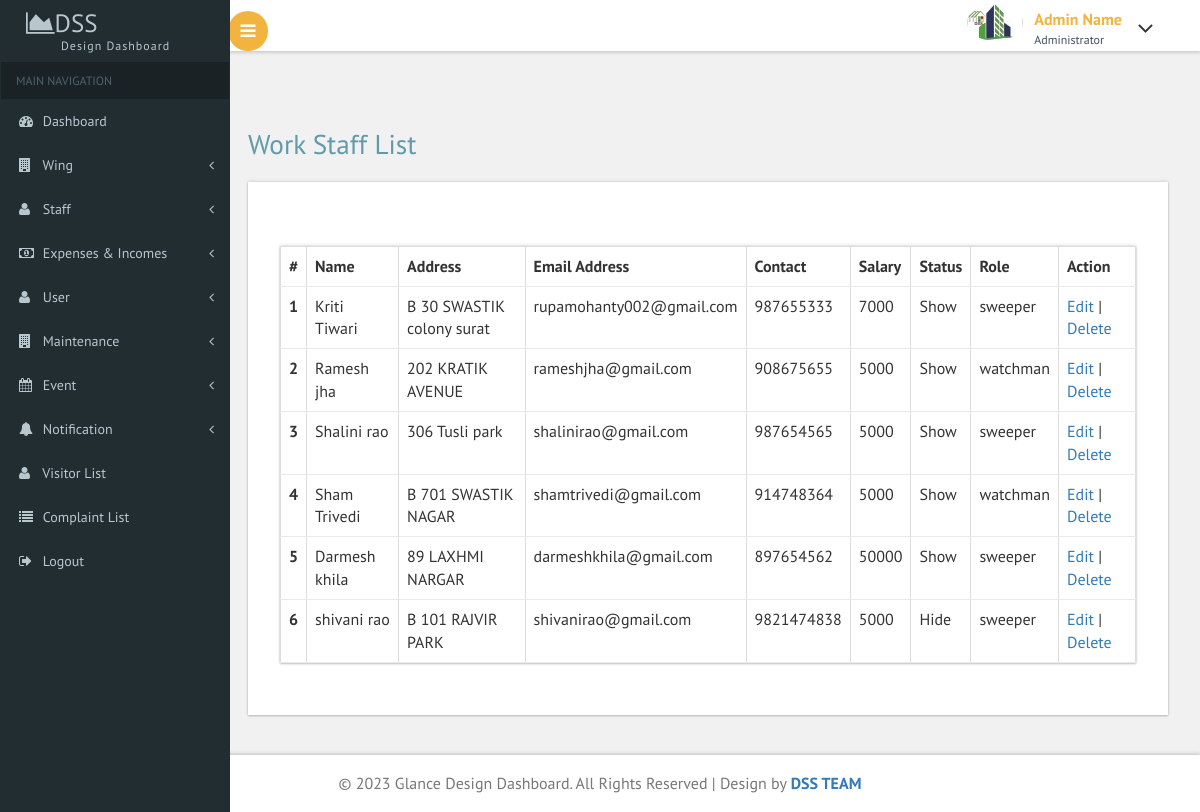
Page /list_wk_staff.php (signed in) on the committed database.
### tables this page shows
CREATE TABLE `sm_wk_staff` (
  `s_w_s_id` int(10) NOT NULL,
  `w_s_name` varchar(30) NOT NULL,
  `w_s_address` text NOT NULL,
  `w_s_contact` varchar(10) NOT NULL,
  `w_email_id` varchar(40) NOT NULL,
  `w_s_pic` text NOT NULL,
  `w_s_status` int(10) NOT NULL,
  `w_s_salary` int(30) NOT NULL,
  `w_s_c_date` date NOT NULL,
  `w_s_role` varchar(20) NOT NULL
);

### list_wk_staff.php (the view, shortened to what this page needs)
<?php
include "database/conn.php";
 $sql="SELECT * FROM sm_wk_staff" ;
$result=$conn->query($sql);
?>
<!DOCTYPE HTML>
<html>
<head>
<link href="css/bootstrap.css" rel='stylesheet' type='text/css' />
<link href="css/style.css" rel='stylesheet' type='text/css' />
<link href="css/font-awesome.css" rel="stylesheet">
 <link href='css/SidebarNav.min.css' media='all' rel='stylesheet' type='text/css'/>
<link href="css/custom.css" rel="stylesheet">
</head>
<body class="cbp-spmenu-push">
	<div class="main-content">
	<div class="cbp-spmenu cbp-spmenu-vertical cbp-spmenu-left" id="cbp-spmenu-s1">
				 <?php include 'extra/leftnavigationbar.php'?>
		<?php include 'extra/header.php'?>
		<div id="page-wrapper">
			<div class="main-page">
				<h2 class="title1" style="margin-top: 50px;">Work Staff List</h2>
				<div class="blank-page widget-shadow scroll" id="style-2 div1">
			<div class="bs-example widget-shadow" data-example-id="bordered-table">
						<table class="table table-bordered">
							<thead>
								<tr>
									<th>#</th>
									 <th>Name</th>
									 <th>Address</th>
									 <th>Email Address</th>
									 <th>Contact</th><th>Salary</th>
									 <th>Status</th>
									 <th>role</th>
									 <th>Action</th>
									  </tr>
									</thead>
							<tbody>
							<?php
							$i=1;
							while ($row=$result->fetch_assoc()) {
							?>
								<tr>
									<th scope="row"><?php echo $i;?></th>
									 <td><?php echo $row['w_s_name'];?></td>
									 <td><?php echo $row['w_s_address'];?></td>
									 <td><?php echo $row['w_email_id'];?></td>
									 <td><?php echo $row['w_s_contact'];?></td>
									 <td><?php echo $row['w_s_salary'];?></td>
									 <td> <?php if($row['w_s_status']==1) echo "Show"; else echo "Hide" ;?></td>
									 <td><?php echo $row['w_s_role'];?></td>
									 <td><a href="add_wk_staff.php?ewid=<?php echo $row['s_w_s_id'];?>">Edit</a> | <a href="com.php?dswid=<?php echo $row['s_w_s_id'];?>">Delete</a></td>
									</tr>
							<?php $i++; } ?>
								 </tbody>
						</table>
					</div>
				</div>
			</div>
		</div>
		<?php include 'extra/footer.php';?>
	</div>
</body>
</html>

### css/custom.css (style rules this page uses)
#page-wrapper { padding:5em 2em 2.5em; background-color: #F1F1F1; }

### rows in the picture
sm_wk_staff: w_s_name "Kriti Tiwari", w_s_address "B 30 SWASTIK colony surat", w_email "rupamohanty002@gmail.com", w_s_contact "987655333", w_s_salary "7000", w_s_status "Show", w_s_role "sweeper"
sm_wk_staff: w_s_name "Ramesh jha", w_s_address "202 KRATIK AVENUE", w_email "rameshjha@gmail.com", w_s_contact "908675655", w_s_salary "5000", w_s_status "Show", w_s_role "watchman"
sm_wk_staff: w_s_name "Shalini rao", w_s_address "306 Tusli park", w_email "shalinirao@gmail.com", w_s_contact "987654565", w_s_salary "5000", w_s_status "Show", w_s_role "sweeper"
sm_wk_staff: w_s_name "Sham Trivedi", w_s_address "B 701 SWASTIK NAGAR", w_email "shamtrivedi@gmail.com", w_s_contact "914748364", w_s_salary "5000", w_s_status "Show", w_s_role "watchman"
sm_wk_staff: w_s_name "Darmesh khila", w_s_address "89 LAXHMI NARGAR", w_email "darmeshkhila@gmail.com", w_s_contact "897654562", w_s_salary "50000", w_s_status "Show", w_s_role "sweeper"
sm_wk_staff: w_s_name "shivani rao", w_s_address "B 101 RAJVIR PARK", w_email "shivanirao@gmail.com", w_s_contact "9821474838", w_s_salary "5000", w_s_status "Hide", w_s_role "sweeper"
